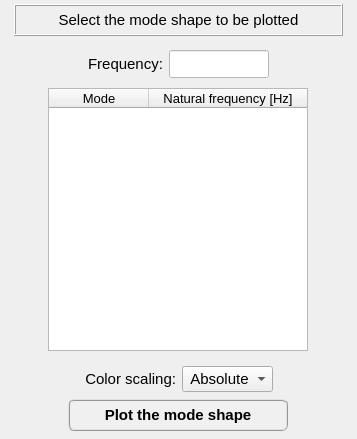
<?xml version="1.0" encoding="UTF-8"?>
<ui version="4.0">
 <class>Form</class>
 <widget class="QWidget" name="Form">
  <property name="geometry">
   <rect>
    <x>0</x>
    <y>0</y>
    <width>357</width>
    <height>439</height>
   </rect>
  </property>
  <property name="windowTitle">
   <string>Plot structural mode shape</string>
  </property>
  <layout class="QGridLayout" name="gridLayout_2">
   <property name="leftMargin">
    <number>4</number>
   </property>
   <property name="topMargin">
    <number>4</number>
   </property>
   <property name="rightMargin">
    <number>4</number>
   </property>
   <property name="bottomMargin">
    <number>4</number>
   </property>
   <property name="spacing">
    <number>4</number>
   </property>
   <item row="0" column="0">
    <widget class="QFrame" name="frame_title">
     <property name="minimumSize">
      <size>
       <width>0</width>
       <height>32</height>
      </size>
     </property>
     <property name="maximumSize">
      <size>
       <width>16777215</width>
       <height>32</height>
      </size>
     </property>
     <property name="frameShape">
      <enum>QFrame::NoFrame</enum>
     </property>
     <property name="frameShadow">
      <enum>QFrame::Plain</enum>
     </property>
     <property name="lineWidth">
      <number>1</number>
     </property>
     <layout class="QGridLayout" name="gridLayout">
      <property name="leftMargin">
       <number>10</number>
      </property>
      <property name="topMargin">
       <number>0</number>
      </property>
      <property name="rightMargin">
       <number>10</number>
      </property>
      <property name="bottomMargin">
       <number>0</number>
      </property>
      <property name="spacing">
       <number>0</number>
      </property>
      <item row="0" column="0">
       <widget class="QLabel" name="label_title">
        <property name="minimumSize">
         <size>
          <width>0</width>
          <height>32</height>
         </size>
        </property>
        <property name="maximumSize">
         <size>
          <width>16777215</width>
          <height>32</height>
         </size>
        </property>
        <property name="font">
         <font>
          <family>MS Shell Dlg 2</family>
          <pointsize>11</pointsize>
          <weight>50</weight>
          <italic>false</italic>
          <bold>false</bold>
         </font>
        </property>
        <property name="frameShape">
         <enum>QFrame::Box</enum>
        </property>
        <property name="frameShadow">
         <enum>QFrame::Raised</enum>
        </property>
        <property name="text">
         <string>Select the mode shape to be plotted</string>
        </property>
        <property name="textFormat">
         <enum>Qt::AutoText</enum>
        </property>
        <property name="alignment">
         <set>Qt::AlignCenter</set>
        </property>
       </widget>
      </item>
     </layout>
    </widget>
   </item>
   <item row="1" column="0">
    <widget class="QFrame" name="frame_frequencies">
     <property name="sizeIncrement">
      <size>
       <width>400</width>
       <height>0</height>
      </size>
     </property>
     <property name="baseSize">
      <size>
       <width>400</width>
       <height>0</height>
      </size>
     </property>
     <property name="frameShape">
      <enum>QFrame::NoFrame</enum>
     </property>
     <property name="frameShadow">
      <enum>QFrame::Plain</enum>
     </property>
     <layout class="QGridLayout" name="gridLayout_5">
      <property name="leftMargin">
       <number>4</number>
      </property>
      <property name="topMargin">
       <number>4</number>
      </property>
      <property name="rightMargin">
       <number>4</number>
      </property>
      <property name="bottomMargin">
       <number>4</number>
      </property>
      <property name="spacing">
       <number>4</number>
      </property>
      <item row="0" column="0">
       <widget class="QFrame" name="frame_5">
        <property name="minimumSize">
         <size>
          <width>0</width>
          <height>40</height>
         </size>
        </property>
        <property name="maximumSize">
         <size>
          <width>16777215</width>
          <height>40</height>
         </size>
        </property>
        <property name="frameShape">
         <enum>QFrame::NoFrame</enum>
        </property>
        <property name="frameShadow">
         <enum>QFrame::Raised</enum>
        </property>
        <layout class="QGridLayout" name="gridLayout_4">
         <property name="leftMargin">
          <number>0</number>
         </property>
         <property name="topMargin">
          <number>0</number>
         </property>
         <property name="rightMargin">
          <number>0</number>
         </property>
         <property name="bottomMargin">
          <number>0</number>
         </property>
         <property name="horizontalSpacing">
          <number>6</number>
         </property>
         <property name="verticalSpacing">
          <number>0</number>
         </property>
         <item row="0" column="1">
          <widget class="QLabel" name="label_4">
           <property name="minimumSize">
            <size>
             <width>0</width>
             <height>28</height>
            </size>
           </property>
           <property name="maximumSize">
            <size>
             <width>16777215</width>
             <height>28</height>
            </size>
           </property>
           <property name="font">
            <font>
             <family>MS Shell Dlg 2</family>
             <pointsize>11</pointsize>
             <weight>50</weight>
             <bold>false</bold>
            </font>
           </property>
           <property name="text">
            <string>Frequency:</string>
           </property>
           <property name="alignment">
            <set>Qt::AlignCenter</set>
           </property>
          </widget>
         </item>
         <item row="0" column="2">
          <widget class="QLineEdit" name="lineEdit_natural_frequency">
           <property name="enabled">
            <bool>false</bool>
           </property>
           <property name="minimumSize">
            <size>
             <width>100</width>
             <height>28</height>
            </size>
           </property>
           <property name="maximumSize">
            <size>
             <width>100</width>
             <height>28</height>
            </size>
           </property>
           <property name="font">
            <font>
             <family>MS Shell Dlg 2</family>
             <pointsize>10</pointsize>
             <weight>50</weight>
             <italic>false</italic>
             <bold>false</bold>
            </font>
           </property>
           <property name="styleSheet">
            <string notr="true">background-color: rgb(255, 255, 255);
color: rgb(0, 0, 255);</string>
           </property>
           <property name="alignment">
            <set>Qt::AlignCenter</set>
           </property>
          </widget>
         </item>
         <item row="0" column="3">
          <widget class="QFrame" name="frame_6">
           <property name="frameShape">
            <enum>QFrame::NoFrame</enum>
           </property>
           <property name="frameShadow">
            <enum>QFrame::Raised</enum>
           </property>
          </widget>
         </item>
         <item row="0" column="0">
          <widget class="QFrame" name="frame_7">
           <property name="frameShape">
            <enum>QFrame::NoFrame</enum>
           </property>
           <property name="frameShadow">
            <enum>QFrame::Raised</enum>
           </property>
          </widget>
         </item>
        </layout>
       </widget>
      </item>
      <item row="1" column="0">
       <widget class="QFrame" name="frame_4">
        <property name="frameShape">
         <enum>QFrame::NoFrame</enum>
        </property>
        <property name="frameShadow">
         <enum>QFrame::Raised</enum>
        </property>
        <layout class="QGridLayout" name="gridLayout_3">
         <property name="leftMargin">
          <number>0</number>
         </property>
         <property name="topMargin">
          <number>0</number>
         </property>
         <property name="rightMargin">
          <number>0</number>
         </property>
         <property name="bottomMargin">
          <number>0</number>
         </property>
         <property name="spacing">
          <number>0</number>
         </property>
         <item row="0" column="0">
          <widget class="QTreeWidget" name="treeWidget_frequencies">
           <property name="minimumSize">
            <size>
             <width>260</width>
             <height>0</height>
            </size>
           </property>
           <property name="maximumSize">
            <size>
             <width>260</width>
             <height>600</height>
            </size>
           </property>
           <property name="font">
            <font>
             <family>MS Shell Dlg 2</family>
             <pointsize>10</pointsize>
             <weight>50</weight>
             <italic>false</italic>
             <bold>false</bold>
            </font>
           </property>
           <property name="toolTip">
            <string>&lt;html&gt;&lt;head/&gt;&lt;body&gt;&lt;p&gt;Select the mode shape to be plotted&lt;/p&gt;&lt;/body&gt;&lt;/html&gt;</string>
           </property>
           <property name="alternatingRowColors">
            <bool>true</bool>
           </property>
           <property name="indentation">
            <number>0</number>
           </property>
           <column>
            <property name="text">
             <string>Mode</string>
            </property>
            <property name="font">
             <font>
              <family>MS Shell Dlg 2</family>
              <pointsize>10</pointsize>
              <weight>50</weight>
              <italic>false</italic>
              <bold>false</bold>
             </font>
            </property>
            <property name="textAlignment">
             <set>AlignCenter</set>
            </property>
           </column>
           <column>
            <property name="text">
             <string notr="true">Natural frequency [Hz]</string>
            </property>
            <property name="font">
             <font>
              <family>MS Shell Dlg 2</family>
              <pointsize>10</pointsize>
              <weight>50</weight>
              <italic>false</italic>
              <bold>false</bold>
             </font>
            </property>
            <property name="textAlignment">
             <set>AlignCenter</set>
            </property>
           </column>
          </widget>
         </item>
        </layout>
       </widget>
      </item>
     </layout>
    </widget>
   </item>
   <item row="2" column="0">
    <widget class="QFrame" name="frame_scaling">
     <property name="minimumSize">
      <size>
       <width>0</width>
       <height>40</height>
      </size>
     </property>
     <property name="maximumSize">
      <size>
       <width>16777215</width>
       <height>100</height>
      </size>
     </property>
     <property name="frameShape">
      <enum>QFrame::NoFrame</enum>
     </property>
     <property name="frameShadow">
      <enum>QFrame::Plain</enum>
     </property>
     <layout class="QGridLayout" name="gridLayout_8">
      <property name="leftMargin">
       <number>4</number>
      </property>
      <property name="topMargin">
       <number>4</number>
      </property>
      <property name="rightMargin">
       <number>4</number>
      </property>
      <property name="bottomMargin">
       <number>4</number>
      </property>
      <property name="spacing">
       <number>4</number>
      </property>
      <item row="0" column="0">
       <widget class="QFrame" name="frame_scalling">
        <property name="minimumSize">
         <size>
          <width>0</width>
          <height>32</height>
         </size>
        </property>
        <property name="frameShape">
         <enum>QFrame::NoFrame</enum>
        </property>
        <property name="frameShadow">
         <enum>QFrame::Raised</enum>
        </property>
        <layout class="QGridLayout" name="gridLayout_6">
         <property name="leftMargin">
          <number>0</number>
         </property>
         <property name="topMargin">
          <number>0</number>
         </property>
         <property name="rightMargin">
          <number>0</number>
         </property>
         <property name="bottomMargin">
          <number>0</number>
         </property>
         <property name="horizontalSpacing">
          <number>6</number>
         </property>
         <property name="verticalSpacing">
          <number>0</number>
         </property>
         <item row="0" column="1">
          <widget class="QLabel" name="label_2">
           <property name="font">
            <font>
             <pointsize>11</pointsize>
            </font>
           </property>
           <property name="text">
            <string>Color scaling:</string>
           </property>
           <property name="alignment">
            <set>Qt::AlignRight|Qt::AlignTrailing|Qt::AlignVCenter</set>
           </property>
          </widget>
         </item>
         <item row="0" column="0">
          <widget class="QFrame" name="frame_9">
           <property name="frameShape">
            <enum>QFrame::NoFrame</enum>
           </property>
           <property name="frameShadow">
            <enum>QFrame::Raised</enum>
           </property>
          </widget>
         </item>
         <item row="0" column="3">
          <widget class="QFrame" name="frame_10">
           <property name="frameShape">
            <enum>QFrame::NoFrame</enum>
           </property>
           <property name="frameShadow">
            <enum>QFrame::Raised</enum>
           </property>
          </widget>
         </item>
         <item row="0" column="2">
          <widget class="QComboBox" name="comboBox_color_scaling">
           <property name="font">
            <font>
             <pointsize>11</pointsize>
            </font>
           </property>
           <item>
            <property name="text">
             <string> Absolute</string>
            </property>
           </item>
           <item>
            <property name="text">
             <string> Ux</string>
            </property>
           </item>
           <item>
            <property name="text">
             <string> Uy</string>
            </property>
           </item>
           <item>
            <property name="text">
             <string> Uz</string>
            </property>
           </item>
          </widget>
         </item>
        </layout>
       </widget>
      </item>
      <item row="1" column="0">
       <widget class="QFrame" name="frame_plot_button">
        <property name="minimumSize">
         <size>
          <width>0</width>
          <height>32</height>
         </size>
        </property>
        <property name="frameShape">
         <enum>QFrame::NoFrame</enum>
        </property>
        <property name="frameShadow">
         <enum>QFrame::Raised</enum>
        </property>
        <layout class="QGridLayout" name="gridLayout_7">
         <property name="leftMargin">
          <number>0</number>
         </property>
         <property name="topMargin">
          <number>0</number>
         </property>
         <property name="rightMargin">
          <number>0</number>
         </property>
         <property name="bottomMargin">
          <number>0</number>
         </property>
         <property name="spacing">
          <number>0</number>
         </property>
         <item row="0" column="0">
          <widget class="QPushButton" name="pushButton_plot">
           <property name="minimumSize">
            <size>
             <width>220</width>
             <height>32</height>
            </size>
           </property>
           <property name="maximumSize">
            <size>
             <width>220</width>
             <height>32</height>
            </size>
           </property>
           <property name="font">
            <font>
             <family>MS Shell Dlg 2</family>
             <pointsize>11</pointsize>
             <weight>75</weight>
             <italic>false</italic>
             <bold>true</bold>
            </font>
           </property>
           <property name="styleSheet">
            <string notr="true">QPushButton{border-radius: 6px; border-color: rgb(150, 150, 150); border-style: ridge; border-width: 2px; color: rgb(0, 0, 0); background-color: rgb(240, 240, 240); font: 75 bold 11pt &quot;MS Shell Dlg 2&quot;}
QPushButton:hover{border-radius: 6px; border-color: rgb(0, 170, 255); border-style: ridge; border-width: 2px; color: rgb(0, 0, 0); background-color: rgba(174, 213, 255, 100); font: 75 bold 11pt &quot;MS Shell Dlg 2&quot;}
QPushButton:pressed{border-radius: 6px; border-color: rgb(0, 170, 255); border-style: ridge; border-width: 3px; color: rgb(0, 0, 0); background-color: rgb(174, 213, 255); font: 75 bold 11pt &quot;MS Shell Dlg 2&quot;}</string>
           </property>
           <property name="text">
            <string>Plot the mode shape</string>
           </property>
          </widget>
         </item>
        </layout>
       </widget>
      </item>
     </layout>
    </widget>
   </item>
  </layout>
 </widget>
 <resources/>
 <connections/>
</ui>
